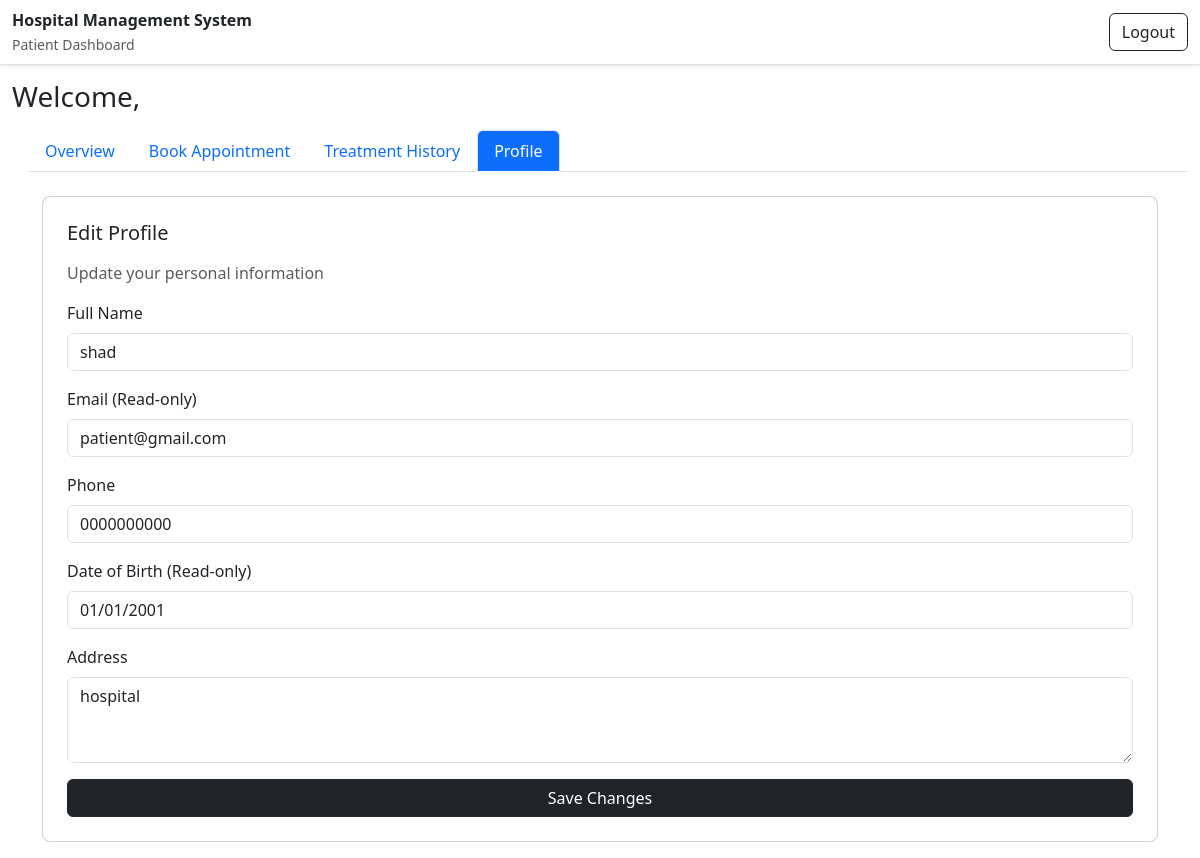
The app's page /patient/profile (signed in) with its own data.
### database/model.py (models this page shows)
class Patient(db.Model):
  patient_id = db.Column(db.Integer, primary_key=True)
  full_name = db.Column(db.String(64), nullable = False)
  email = db.Column(db.String(254), nullable=False, unique=True)
  password = db.Column(db.String(256), nullable=False)
  phone_no = db.Column(db.String(15), nullable = False)
  dob = db.Column(db.Date, nullable=False)
  address = db.Column(db.Text, nullable=False)
  appointments = db.relationship('Appointment', backref='patient', lazy=True)

### controllers/patient.py (the view, shortened to what this page needs)
    @app.route("/patient/profile", methods=["GET", "POST"])
    @patient_required
    def patient_profile():
        pid = session.get("user_id")
        if not pid:
            flash("Please log in.", "warning")
            return redirect(url_for("login"))
        patient = Patient.query.get(pid)
        if not patient:
            flash("Patient not found.", "danger")
            return redirect(url_for("login"))
        return render_template("patient/patient_dashboard.html", patient=patient, role="profile")

### controllers/patient.py (called while the page is built)
def patient_required(view_func):
    @wraps(view_func)
    def wrapper(*args, **kwargs):
        if 'user_id' not in session:
            flash('Please log in first.')
            return redirect(url_for('login'))
        if session.get('role') != 'patient':
            flash('Access denied: doctors only.')
            return redirect(url_for('login'))
        return view_func(*args, **kwargs)
    return wrapper

### templates/patient/patient_dashboard.html (shortened to what this page needs)
{% extends "patient/patient_base.html" %}
{% block content %}
<h3>Welcome, {{ name }}</h3>
<div class="mt-3 ms-3">
  <ul class="nav nav-tabs">
    <li class="nav-item">
      <a class="nav-link {% if role == 'overview' %}active{% endif %}"
         href="{{ url_for('patient_role_tab', role='overview') }}">
        Overview
      </a>
    </li>
    <li class="nav-item">
      <a class="nav-link {% if role == 'book_appointment' %}active{% endif %}"
         href="{{ url_for('patient_role_tab', role='book_appointment') }}">
        Book Appointment
      </a>
    </li>
    <li class="nav-item">
      <a class="nav-link {% if role == 'treatment_history' %}active{% endif %}"
         href="{{ url_for('patient_role_tab', role='treatment_history') }}">
        Treatment History
      </a>
    </li>
    <li class="nav-item">
      <a class="nav-link {% if role == 'profile' %}active{% endif %}"
         href="{{ url_for('patient_role_tab', role='profile') }}">
         Profile
      </a>
    </li>
  </ul>
</div>
<div class="container mt-4">
  {% if role == 'overview' %}
    {% include 'patient/parts/overview.html' %}
  {% elif role == 'book_appointment' %}
    {% include 'patient/parts/book_step1.html' %}
  {% elif role == 'treatment_history' %}
    {% include 'patient/parts/treatment_history.html' %}
  {% elif role == 'profile' %}
    {% include 'patient/parts/profile.html' %}
  {% endif %}
</div>
{% endblock %}

### templates/patient/parts/profile.html
<div class="card p-4 rounded-3">
  <h5 class="mb-3">Edit Profile</h5>
  <p class="text-muted">Update your personal information</p>
  <form method="post" action="{{ url_for('patient_profile') }}">
    <div class="mb-3">
      <label class="form-label">Full Name</label>
      <input type="text" name="full_name" class="form-control"
             value="{{ patient.full_name }}" required>
    </div>
    <div class="mb-3">
      <label class="form-label">Email (Read-only)</label>
      <input type="email" class="form-control" value="{{ patient.email }}" readonly>
    </div>
    <div class="mb-3">
      <label class="form-label">Phone</label>
      <input type="text" name="phone_no" class="form-control"
             value="{{ patient.phone_no }}" required>
    </div>
    <div class="mb-3">
      <label class="form-label">Date of Birth (Read-only)</label>
      <input type="date" class="form-control" value="{{ patient.dob.strftime('%Y-%m-%d') }}" readonly>
    </div>
    <div class="mb-3">
      <label class="form-label">Address</label>
      <textarea name="address" class="form-control" rows="3" required>{{ patient.address }}</textarea>
    </div>
    <div class="d-grid">
      <button type="submit" class="btn btn-dark">Save Changes</button>
    </div>
  </form>
</div>

### templates/patient/patient_base.html (style rules this page uses)
body { padding-top: 64px; }
.nav-tabs .nav-link.active { background-color: #0d6efd !important; border-color: #0d6efd #0d6efd #fff; color: #fff !important; font-weight: 500; }

### records on screen
Patient: full_name "shad", email "patient@gmail.com", phone_no "0000000000", dob "01/01/2001", address "hospital"
